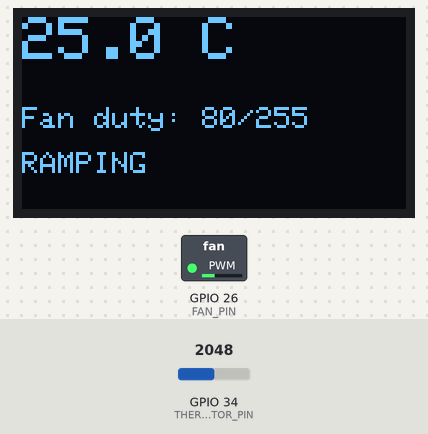
This sketch was run on a simulated ESP32. Shown: 128×64 one-colour display, switched loads named in the sketch (green lamp = pin HIGH). The inputs (shaded band) are chosen by the test bench; at power-on: GPIO 34 (THERMISTOR_PIN) = 2048 (analog values on the 0–4095 scale). What the sketch prints to the serial monitor is not drawn.

Above: at 2.8 s.
2.9 s: GPIO 34 (THERMISTOR_PIN) set to 56
At 3.4 s:
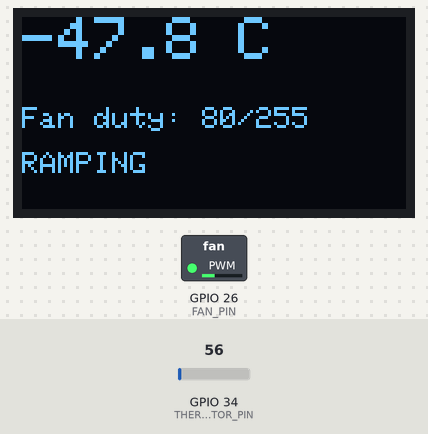
4.5 s: GPIO 34 (THERMISTOR_PIN) set to 48
At 6.1 s:
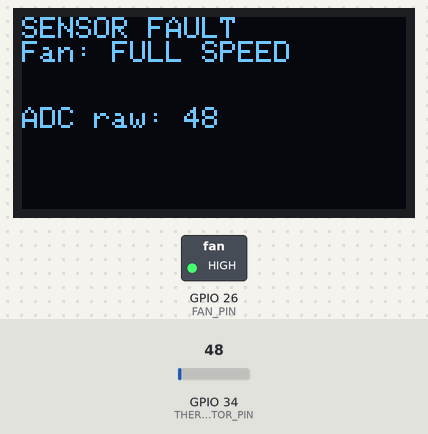
6.5 s: GPIO 34 (THERMISTOR_PIN) set to 0
At 7.6 s:
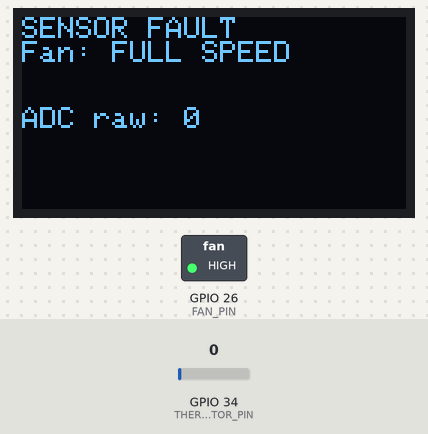
8.5 s: GPIO 34 (THERMISTOR_PIN) set to 2866
At 10.2 s:
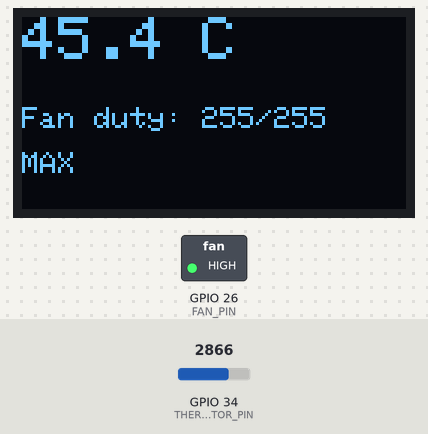
10.5 s: GPIO 34 (THERMISTOR_PIN) set to 3982
At 11.8 s:
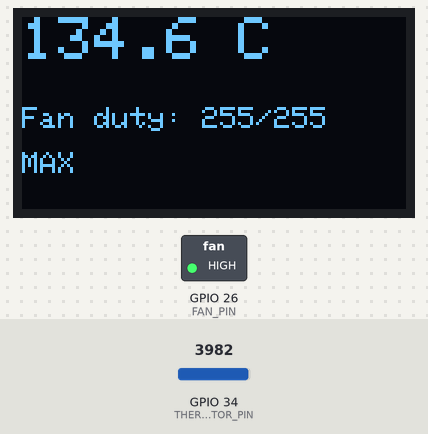
12.5 s: GPIO 34 (THERMISTOR_PIN) set to 4045
At 13.4 s:
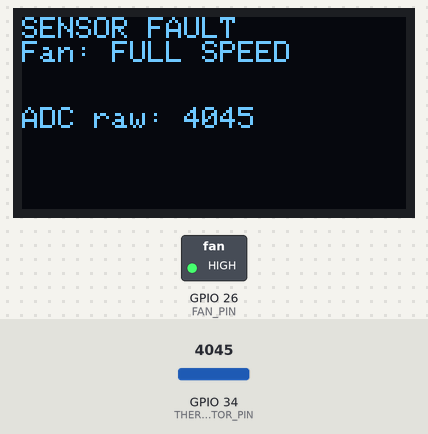
Timing chart, 0 to 15.5 s (numbered marks = the images above; inputs shaded):
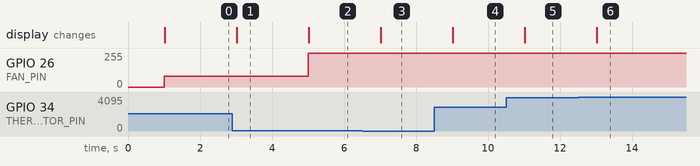

Measured:
- the behaviour switches between 51 and 50 on GPIO 34 (THERMISTOR_PIN) (found by bisection; images 1 and 2)
- the behaviour switches between 4044 and 4045 on GPIO 34 (THERMISTOR_PIN) (found by bisection; images 5 and 6)
- after the input at 2.9 s, the display: changes after 0.13 s (image 1)
- after the input at 4.5 s, GPIO 26 (FAN_PIN): 80/255 → 255/255 after 0.50 s; the display: changes after 0.53 s (image 2)
- after the input at 6.5 s, the display: changes after 0.53 s (image 3)
- after the input at 8.5 s, the display: changes after 0.53 s (image 4)
- after the input at 10.5 s, the display: changes after 0.53 s (image 5)
- after the input at 12.5 s, the display: changes after 0.53 s (image 6)

The sketch:

fan_controller_thermistor.ino
```cpp
// ESP32 Thermistor Fan Controller — linear PWM curve version
// Adapted from github.com/FAB1150/ESP32_fan_control, rebuilt for this hardware:
//   Thermistor divider -> GPIO34 (ADC1, input-only)
//   Fan PWM (through PN2222 driver stage) -> GPIO26
//   OLED SSD1306 128x64 -> SDA 21 / SCL 22
//
// Key difference from the reference repo: real fail-safe behavior.
// If the sensor reading is implausible (open circuit / short), this
// does NOT silently show a wrong temperature — it forces the fan to
// full speed and flags SENSOR FAULT on the OLED, same as your original.

#include <Wire.h>
#include <Adafruit_GFX.h>
#include <Adafruit_SSD1306.h>

// ---------- Pins ----------
#define THERMISTOR_PIN 34   // ADC1, input-only — correct pin for analogRead
#define FAN_PIN        26   // PWM out, through PN2222 base resistor
#define SDA_PIN        21
#define SCL_PIN        22

// ---------- OLED ----------
#define SCREEN_WIDTH  128
#define SCREEN_HEIGHT 64
Adafruit_SSD1306 display(SCREEN_WIDTH, SCREEN_HEIGHT, &Wire, -1);

// ---------- Thermistor math ----------
#define FIXED_R   10000.0   // fixed resistor in the divider, ohms
#define THERM_R0  10000.0   // thermistor resistance at 25C
#define THERM_B   3950.0    // beta coefficient
#define ADC_MAX   4095.0
#define V_SUPPLY  3.3
#define V_OFFSET  0.0        // calibrate this — see note below

// ---------- Fan curve (linear, like the reference repo) ----------
#define MINTEMP       27.0   // below this: fan at MIN_DUTY (or off)
#define MAXTEMP       45.0   // at/above this: fan at MAX_DUTY
#define MIN_DUTY      80     // 0-255 scale; raise if your fan stalls at low duty
#define MAX_DUTY      255
#define FAN_OFF_BELOW_MIN false  // true = fan stops below MINTEMP instead of idling at MIN_DUTY

// ---------- Fail-safe ----------
#define ADC_FAULT_LOW   50    // near-zero reading = likely short to GND
#define ADC_FAULT_HIGH  4045  // near-max reading = likely open circuit

// ---------- PWM ----------
#define PWM_FREQ 25000  // 25kHz, above audible range, standard for 4-wire fans
#define PWM_RES  8      // 8-bit, 0-255

#define DEBUG true      // set false once calibrated

unsigned long lastRead = 0;
const unsigned long READ_INTERVAL = 1000;

void setup() {
  Serial.begin(115200);
  Wire.begin(SDA_PIN, SCL_PIN);

  if (!display.begin(SSD1306_SWITCHCAPVCC, 0x3C)) {
    Serial.println("OLED init failed");
    while (true) delay(1000);
  }
  display.clearDisplay();
  display.setTextColor(SSD1306_WHITE);
  display.setTextSize(1);

  ledcAttach(FAN_PIN, PWM_FREQ, PWM_RES);  // core 3.x API

  analogReadResolution(12);
  analogSetPinAttenuation(THERMISTOR_PIN, ADC_11db); // full 0-3.3V range
}

void loop() {
  if (millis() - lastRead < READ_INTERVAL) return;
  lastRead = millis();

  int raw = analogRead(THERMISTOR_PIN);

  bool fault = (raw <= ADC_FAULT_LOW) || (raw >= ADC_FAULT_HIGH);

  float tempC = 0;
  int duty = 0;

  if (fault) {
    // Fail-safe: don't trust a bad reading, don't silently show garbage.
    duty = MAX_DUTY;
    ledcWrite(FAN_PIN, duty);

    display.clearDisplay();
    display.setCursor(0, 0);
    display.println("SENSOR FAULT");
    display.println("Fan: FULL SPEED");
    display.setCursor(0, 30);
    display.print("ADC raw: ");
    display.println(raw);
    display.display();

    if (DEBUG) {
      Serial.print("FAULT raw=");
      Serial.println(raw);
    }
    return;
  }

  // raw -> voltage -> resistance -> temperature (beta equation)
  float voltage = (raw / ADC_MAX) * V_SUPPLY + V_OFFSET;
  float rTherm = FIXED_R * (V_SUPPLY / voltage - 1.0);
  float tempK = 1.0 / (1.0 / (THERM_R0_TO_K()) + (1.0 / THERM_B) * log(rTherm / THERM_R0));
  tempC = tempK - 273.15;

  // Linear fan curve between MINTEMP and MAXTEMP
  if (tempC <= MINTEMP) {
    duty = FAN_OFF_BELOW_MIN ? 0 : MIN_DUTY;
  } else if (tempC >= MAXTEMP) {
    duty = MAX_DUTY;
  } else {
    float frac = (tempC - MINTEMP) / (MAXTEMP - MINTEMP);
    duty = MIN_DUTY + (int)(frac * (MAX_DUTY - MIN_DUTY));
  }

  ledcWrite(FAN_PIN, duty);

  display.clearDisplay();
  display.setCursor(0, 0);
  display.setTextSize(2);
  display.print(tempC, 1);
  display.println(" C");
  display.setTextSize(1);
  display.setCursor(0, 30);
  display.print("Fan duty: ");
  display.print(duty);
  display.print("/255");
  display.setCursor(0, 45);
  display.print(duty == 0 ? "OFF" : (tempC >= MAXTEMP ? "MAX" : "RAMPING"));
  display.display();

  if (DEBUG) {
    Serial.print("raw="); Serial.print(raw);
    Serial.print(" V="); Serial.print(voltage, 3);
    Serial.print(" R="); Serial.print(rTherm, 0);
    Serial.print(" tempC="); Serial.print(tempC, 2);
    Serial.print(" duty="); Serial.println(duty);
  }
}

// 25C in Kelvin, kept as a function so the constant is obvious
float THERM_R0_TO_K() {
  return 298.15; // 25C + 273.15
}
```
